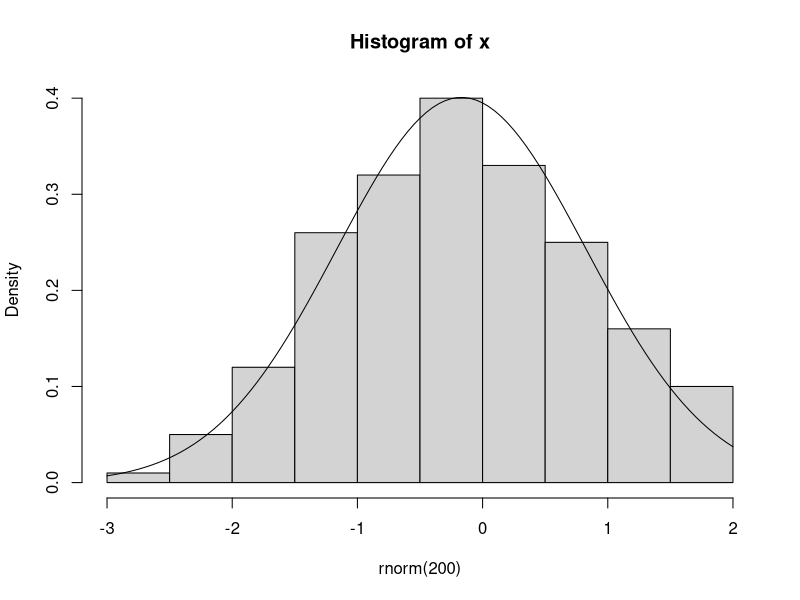

This figure's R source:
hist.with.normal <- function(x, xlab = deparse(substitute(x)), ...) { 
	h <- hist(x, plot = F, ...)
	s <- sd(x)
	m <- mean(x)

	ylim <- range(0, h$density, dnorm(0, sd = s))

	hist(x, freq = F, ylim = ylim, xlab = xlab, ...)
	curve( dnorm( x, m, s), add = T)
}

hist.with.normal(rnorm(200))

